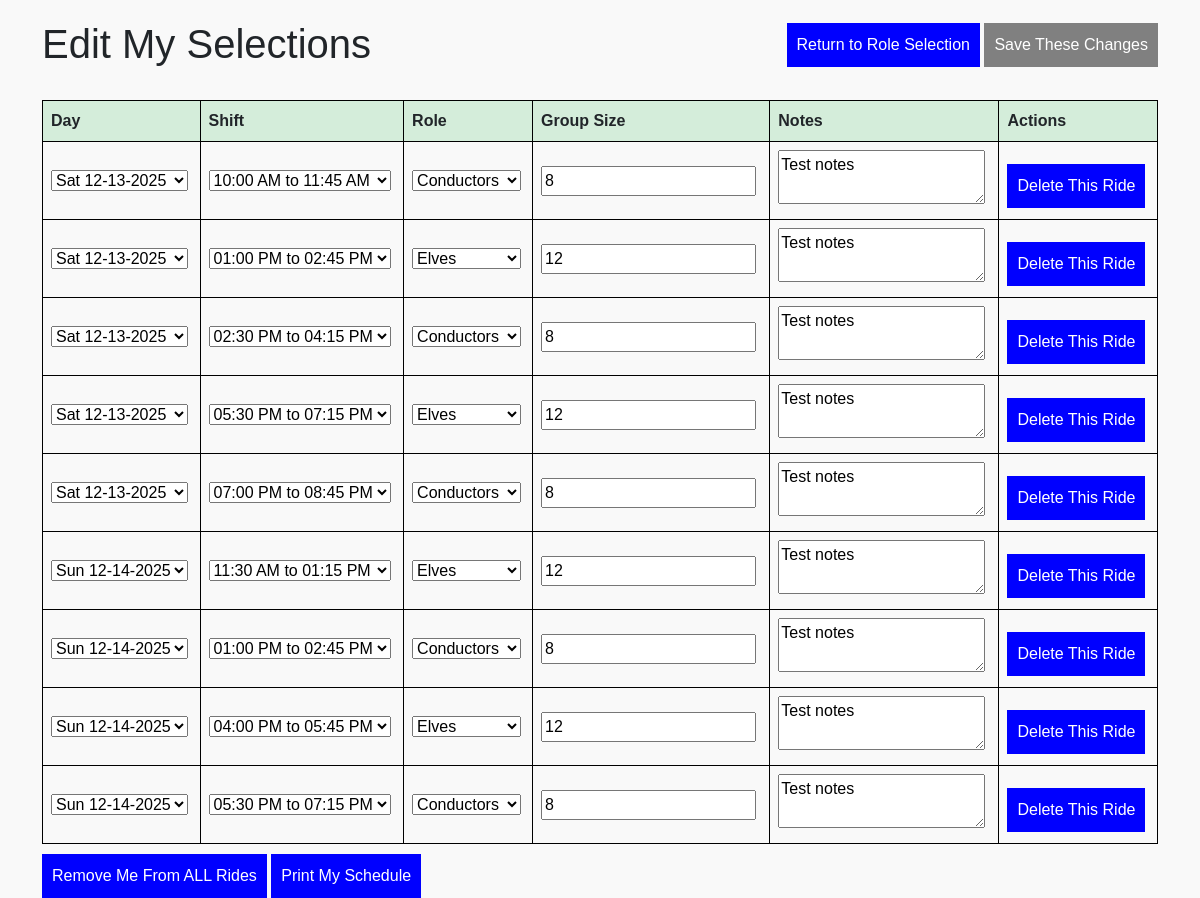
Page /edit_role_selections.php (signed in) on the committed database.
### tables this page shows
CREATE TABLE volunteer_signups (
            id INTEGER PRIMARY KEY AUTOINCREMENT,
            volunteer_id INTEGER NOT NULL,
            slot_id INTEGER NOT NULL,
            num_people INTEGER NOT NULL DEFAULT 1,
            notes TEXT,
            created_at TEXT DEFAULT CURRENT_TIMESTAMP,
            FOREIGN KEY (volunteer_id) REFERENCES volunteers (id),
            FOREIGN KEY (slot_id) REFERENCES volunteer_slots (id)
        );

CREATE TABLE rides (
    id INTEGER PRIMARY KEY AUTOINCREMENT,
    day TEXT NOT NULL,
    time TEXT NOT NULL
);

CREATE TABLE volunteer_roles (
    id INTEGER PRIMARY KEY AUTOINCREMENT,
    role_name TEXT NOT NULL
);

### get_valid_shifts.php (called while the page is built, shortened)
<?php
require 'db_connection.php';
function getValidShifts($rideId, $roleId, $groupSize) {
    global $db;
    $stmt = $db->prepare("
        SELECT sac.shift_id, r.day, r.time AS ride_time,
               STRFTIME('%I:%M %p', r.time) AS shift_start,
               STRFTIME('%I:%M %p', DATETIME(r.time, '+90 minutes')) AS shift_end,
               sac.remaining_spots,
               CASE
                   WHEN sac.remaining_spots < :groupSize THEN 1
                   ELSE 0
               END AS is_conditional
        FROM shift_availability_cache sac
        JOIN volunteer_slots vs ON sac.shift_id = vs.id
        JOIN rides r ON vs.ride_id = r.id
        WHERE vs.role_id = :roleId
        ORDER BY r.day, r.time
    ");
    $stmt->bindValue(':rideId', $rideId, SQLITE3_INTEGER);
    $stmt->bindValue(':roleId', $roleId, SQLITE3_INTEGER);
    $stmt->bindValue(':groupSize', $groupSize, SQLITE3_INTEGER);
    $result = $stmt->execute();
    $validShifts = [];
    while ($shift = $result->fetchArray(SQLITE3_ASSOC)) {
        $dayAbbr = date('D', strtotime($shift['day']));
        $shift['display_text'] = sprintf(
            "%s - %s - %s",
            $dayAbbr,
            $shift['shift_start'],
            $shift['shift_end']
        );
        if ($shift['remaining_spots'] > 0 || $shift['is_conditional']) {
            $validShifts[] = $shift;
        }
    }
    return $validShifts;
}
?>

### edit_role_selections.php (the view, shortened to what this page needs)
<?php
require 'get_valid_shifts.php';
require 'db_connection.php';
$volunteerId = intval($_SESSION['volunteer_id']);
try {
    $rideStmt = $db->prepare("SELECT id, day, time FROM rides ORDER BY day ASC, STRFTIME('%H:%M', time) ASC");
    $rideResult = $rideStmt->execute();
    $rideShifts = [];
    $lastDay = null;
    while ($ride = $rideResult->fetchArray(SQLITE3_ASSOC)) {
        $rideStart = strtotime($ride['time']);
        $isFirstRide = $lastDay !== $ride['day'];
        if ($isFirstRide) {
            $shiftStart = $rideStart - 1800;
            $shiftEnd = $shiftStart + 6300;
        } else {
            $shiftStart = $rideStart - 900;
            $shiftEnd = $shiftStart + 5400;
        }
        $rideShifts[$ride['id']] = [
            'day_abbr' => DateTime::createFromFormat('Y-m-d', $ride['day'])->format('D'),
            'shift_start' => date('h:i A', $shiftStart),
            'shift_end' => date('h:i A', $shiftEnd),
        ];
        $lastDay = $ride['day'];
    }
} catch (Exception $e) {
    echo "Error: " . $e->getMessage() . "<br>";
    exit;
}
$stmt = $db->prepare("
    SELECT r.id AS ride_id, r.day, r.time, vr.role_name, vs.num_people, vs.notes, vs.id AS signup_id, vslot.id AS slot_id, vslot.role_id
    FROM volunteer_signups vs
    JOIN volunteer_slots vslot ON vs.slot_id = vslot.id
    JOIN rides r ON vslot.ride_id = r.id
    JOIN volunteer_roles vr ON vslot.role_id = vr.id
    WHERE vs.volunteer_id = :volunteerId
    ORDER BY r.day ASC, STRFTIME('%H:%M', r.time) ASC
");
$days = $db->prepare("SELECT DISTINCT day FROM rides ORDER BY day ASC");
$daysResult = $days->execute();
$availableDays = [];
while ($dayRow = $daysResult->fetchArray(SQLITE3_ASSOC)) {
    $date = DateTime::createFromFormat('Y-m-d', $dayRow['day']);
    $availableDays[] = [
        'day' => $dayRow['day'],
        'day_abbr' => $date->format('D'),
        'formatted_date' => $date->format('m-d-Y')
    ];
}
$shifts = $db->prepare("
    SELECT DISTINCT time
    FROM rides
    WHERE day = :day
    ORDER BY time ASC
");
function getShiftsForDay($db, $stmt, $day)
{
    $stmt->bindValue(':day', $day, SQLITE3_TEXT);
    $shiftsResult = $stmt->execute();
    $shifts = [];
    while ($shiftRow = $shiftsResult->fetchArray(SQLITE3_ASSOC)) {
        $shifts[] = [
            'time' => $shiftRow['time'],
            'formatted_time' => date('h:i A', strtotime($shiftRow['time'])),
            'formatted_time_end' => date('h:i A', strtotime($shiftRow['time']) + 105 * 60)
        ];
    }
    return $shifts;
}
$stmt->bindValue(':volunteerId', $volunteerId, SQLITE3_INTEGER);
$result = $stmt->execute();
while ($row = $result->fetchArray(SQLITE3_ASSOC)) {
    $rideId = $row['ride_id'] ?? null;
    if (isset($rideShifts[$rideId])) {
        $row['day_abbr'] = $rideShifts[$rideId]['day_abbr'];
        $row['shift_start'] = $rideShifts[$rideId]['shift_start'];
        $row['shift_end'] = $rideShifts[$rideId]['shift_end'];
        $row['shift'] = $row['shift_start'] . ' to ' . $rideShifts[$rideId]['shift_end'];
    } else {
        $row['day_abbr'] = 'N/A';
        $row['shift_start'] = 'N/A';
        $row['shift_end'] = 'N/A';
        $row['shift'] = 'N/A';
    }
    $groupSize = $row['num_people'] ?? 0;
    $roleId = $row['role_id'] ?? 0;
    $row['shift_options'] = getValidShifts($rideId, $roleId, $groupSize) ?? [];
    $rides[] = $row;
}
?>
<!DOCTYPE html>
<html lang="en">
<head>
    <link href="https://cdn.jsdelivr.net/npm/bootstrap@5.3.0/dist/css/bootstrap.min.css" rel="stylesheet">
</head>
<body>
    <div class="container">
        <div class="header-row">
            <div class="left mt-3">
                <h1 class="">Edit My Selections</h1>
            </div>
            <div class="right">
                <button onclick="window.location.href='role_selection.php'">Return to Role Selection</button>
                <button id="save-button" onclick="saveChanges()" disabled>Save These Changes</button>
            </div>
        </div>
        <table>
            <thead>
                <tr>
                    <th>Day</th>
                    <th>Shift</th>
                    <th>Role</th>
                    <th>Group Size</th>
                    <th>Notes</th>
                    <th>Actions</th>
                </tr>
            </thead>
            <tbody>
                <?php foreach ($rides as $ride): ?>
                    <tr>
                        <td>
                            <select onchange="enableSaveButton()">
                                <?php foreach ($availableDays as $day): ?>
                                    <option value="<?= htmlspecialchars($day['day']) ?>"
                                        <?= ($day['day'] === $ride['day']) ? 'selected' : '' ?>>
                                        <?= htmlspecialchars("{$day['day_abbr']} {$day['formatted_date']}")
                                        ?>
                                    </option>
                                <?php endforeach; ?>
                            </select>
                        </td>
                        <td>
                            <select class="shift-select" data-day="<?= htmlspecialchars($ride['day']) ?>" onchange="enableSaveButton()">
                                <?php
                                $dayShifts = getShiftsForDay($db, $shifts, $ride['day']);
                                foreach ($dayShifts as $shift):
                                ?>
                                    <option value="<?= htmlspecialchars($shift['time']) ?>"
                                        <?= ($shift['time'] === $ride['time']) ? 'selected' : '' ?>>
                                        <?= htmlspecialchars($shift['formatted_time']) . " to " . htmlspecialchars($shift['formatted_time_end']) ?>
                                    </option>
                                <?php endforeach; ?>
                            </select>
                        </td>
                        <td>
                            <select onchange="handleRoleChange(this); enableSaveButton()">
                                <option value="<?= htmlspecialchars($ride['role_id']) ?>" selected>
                                    <?= htmlspecialchars($ride['role_name']) ?>
                                </option>
                            </select>
                        </td>
                        <td>
                            <input type="number" value="<?= htmlspecialchars($ride['num_people']) ?>" onchange="enableSaveButton()">
                        </td>
                        <td>
                            <textarea><?= htmlspecialchars($ride['notes']) ?></textarea>
                        </td>
                        <td>
                            <button onclick="deleteSignup(<?= $ride['signup_id'] ?>)">Delete This Ride</button>
                        </td>
                    </tr>
                <?php endforeach; ?>
            </tbody>
        </table>
        <button onclick="removeAll()">Remove Me From ALL Rides</button>
        <button onclick="printSchedule()">Print My Schedule</button>
    </div>
</body>
</html>

### edit_role_selections.php (style rules this page uses)
body { font-family: Arial, sans-serif; background-color: #f9f9f9; margin: 0; padding: 0; }
table { width: 100%; border-collapse: collapse; margin-top: 20px; }
th, td { border: 1px solid black; padding: 8px; text-align: left; }
th { background-color: #d4edda; }
.header-row { display: flex; justify-content: space-between; align-items: center; height: 80px; }
.header-row .left { flex: 1; text-align: left; }
.header-row .right { flex: 1; text-align: right; }
button { background-color: blue; color: white; border: none; padding: 10px; cursor: pointer; margin-top: 10px; }
button:disabled { background-color: gray; }

### rows in the picture
volunteer_signups: day "10:00 AM to 11:45 AM", role_name "Conductors", num_people "8", notes "Test notes"
volunteer_signups: day "01:00 PM to 02:45 PM", role_name "Elves", num_people "12", notes "Test notes"
volunteer_signups: day "02:30 PM to 04:15 PM", role_name "Conductors", num_people "8", notes "Test notes"
volunteer_signups: day "05:30 PM to 07:15 PM", role_name "Elves", num_people "12", notes "Test notes"
volunteer_signups: day "07:00 PM to 08:45 PM", role_name "Conductors", num_people "8", notes "Test notes"
volunteer_signups: day "11:30 AM to 01:15 PM", role_name "Elves", num_people "12", notes "Test notes"
volunteer_signups: day "01:00 PM to 02:45 PM", role_name "Conductors", num_people "8", notes "Test notes"
volunteer_signups: day "04:00 PM to 05:45 PM", role_name "Elves", num_people "12", notes "Test notes"
volunteer_signups: day "05:30 PM to 07:15 PM", role_name "Conductors", num_people "8", notes "Test notes"

### other values in the picture
form field value "Sat 12-13-2025"
form field value "Sun 12-14-2025"
